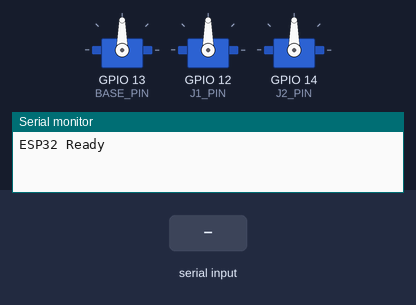
This sketch was run on a simulated ESP32. Shown: 3 × servo, the last lines printed to the serial monitor. Inputs (shaded band) come from the test bench.

Above: at 1.2 s.
1.3 s: "RAW 90 45 200\n" received over Serial
At 2.4 s:
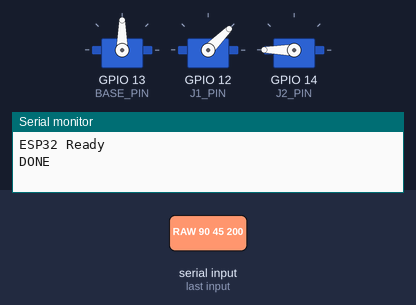
Timing chart, 0 to 4.3 s (numbered marks = the images above; inputs shaded):
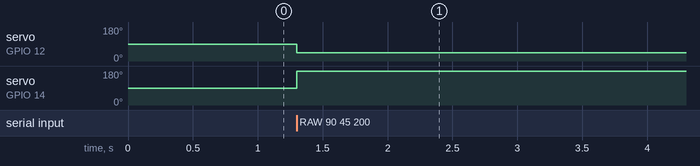

Measured:
- after the input at 1.3 s, servo on GPIO 12 (J1_PIN): 90° → 45° at once; servo on GPIO 14 (J2_PIN): 90° → 180° at once

The sketch:

Extraction_Firmware.ino
```cpp
#include <ESP32Servo.h>

Servo baseServo;
Servo j1Servo;
Servo j2Servo;

// Define your physical GPIO pins here
const int BASE_PIN = 13;
const int J1_PIN = 12;
const int J2_PIN = 14;

void setup() {
  Serial.begin(115200);

  // Allocate timers for ESP32 PWM
  ESP32PWM::allocateTimer(0);
  ESP32PWM::allocateTimer(1);
  ESP32PWM::allocateTimer(2);
  ESP32PWM::allocateTimer(3);

  baseServo.setPeriodHertz(50);
  j1Servo.setPeriodHertz(50);
  j2Servo.setPeriodHertz(50);

  baseServo.attach(BASE_PIN, 500, 2400);
  j1Servo.attach(J1_PIN, 500, 2400);
  j2Servo.attach(J2_PIN, 500, 2400);

  // Lock to IDLE on boot
  baseServo.write(90);
  j1Servo.write(90);
  j2Servo.write(90);

  Serial.println("ESP32 Ready");
}

void loop() {
  if (Serial.available() > 0) {
    String command = Serial.readStringUntil('\n');
    command.trim();

    // CALIBRATION OVERRIDE
    if (command.startsWith("RAW")) {
      int base, j1, j2;
      if (sscanf(command.c_str(), "RAW %d %d %d", &base, &j1, &j2) == 3) {
        baseServo.write(base);
        j1Servo.write(j1);
        j2Servo.write(j2);
        delay(500);
        Serial.println("DONE"); // Handshake back to ROS
      }
    }

    // FULL AUTO EXTRACTION
    else if (command.startsWith("EXTRACT")) {
      int base, j1, j2, is_flat, bio;
      if (sscanf(command.c_str(), "EXTRACT %d %d %d %d %d", &base, &j1, &j2, &is_flat, &bio) == 5) {

        // 1. Approach Hover
        baseServo.write(base);
        delay(300);

        // 2. The Strike
        j1Servo.write(j1);
        j2Servo.write(j2);
        delay(400);

        // 3. The L-Retraction (Flat logic to clear the chassis)
        if (is_flat == 1) {
          baseServo.write(base > 90 ? base - 20 : base + 20); // Drag motion
          delay(300);
        }

        // 4. Dump Routing
        j1Servo.write(90); // Lift payload
        delay(200);
        if (bio == 1) {
           baseServo.write(180); // Drop in Bio Bin
        } else {
           baseServo.write(0);   // Drop in Non-Bio Bin
        }
        delay(800);

        // 5. Reset to IDLE
        baseServo.write(90);
        j1Servo.write(90);
        j2Servo.write(90);
        delay(300);

        // Release the ROS 2 lock
        Serial.println("DONE");
      }
    }
  }
}
```
